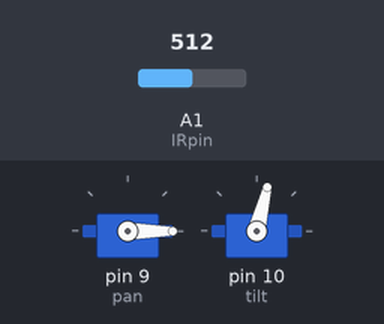
This sketch was run on a simulated Arduino Uno, built with avr-gcc and run on an emulated ATmega328P. On the bench: 2 × servo. The inputs (shaded band) are chosen by the test bench; at power-on: A1 (IRpin) = 512. What the sketch prints to the serial monitor is not drawn.

Above: at 1.2 s.
1.3 s: A1 (IRpin) set to 1023
At 1.69 s:
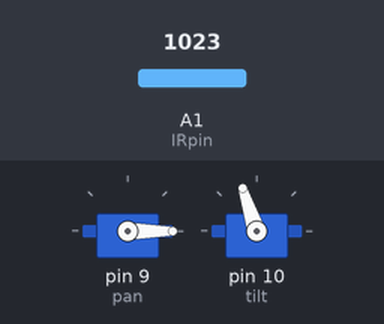
4.3 s: A1 (IRpin) set to 0
At 4.76 s:
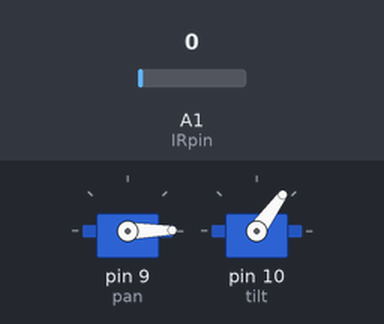
Timing chart, 0 to 57.3 s (numbered marks = the images above; inputs shaded):
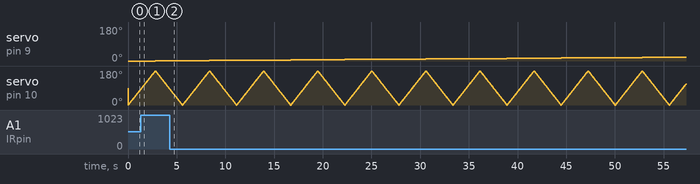

The sketch:

mp2.ino
```cpp
#include <Servo.h>

int IRpin = A1;      // select the pin for IR sensor
int sensorValue = 0;
int timefordelay = 50;  // variable to store the value coming from the sensor

Servo pan;  // create servo object to control a servo
Servo tilt;  // create servo object to control a servo
int pos = 0;    // variable to store the servo position
bool done = false;
int p = 0;
int t = 0;

void setup() {
  // begin reading data from IR sensor
  pinMode(IRpin, INPUT);
  Serial.begin(9600);
  // connect servos to digital pins
  pan.attach(9);
  tilt.attach(10);

  // send data setup
  long baudRate = 9600;       // NOTE1: The baudRate for sending & receiving programs must match
  Serial.begin(baudRate);     // NOTE2: Set the baudRate to 115200 for faster communication

  Serial.println("Start of Program");
}

void servoSweep(int pos, Servo& myservo){
  myservo.write(pos);
  sensorValue = analogRead(IRpin);
  Serial.println(sensorValue);
  delay(15);
}

void loop() {
  for (p = 0; p <= 180; p++){
    // move pan first each row
    servoSweep(p, pan);
    // sweep tilt serpentine style
    if (p % 2 == 0) {
      for (t = 0; t <= 180; t++){
        servoSweep(t, tilt);
      }
    }
    else {
      for (t = 180; t >= 0; t--){
        servoSweep(t, tilt);
      }
    }

  }
  // stop after one full scan
  while (true) {}

}
```
